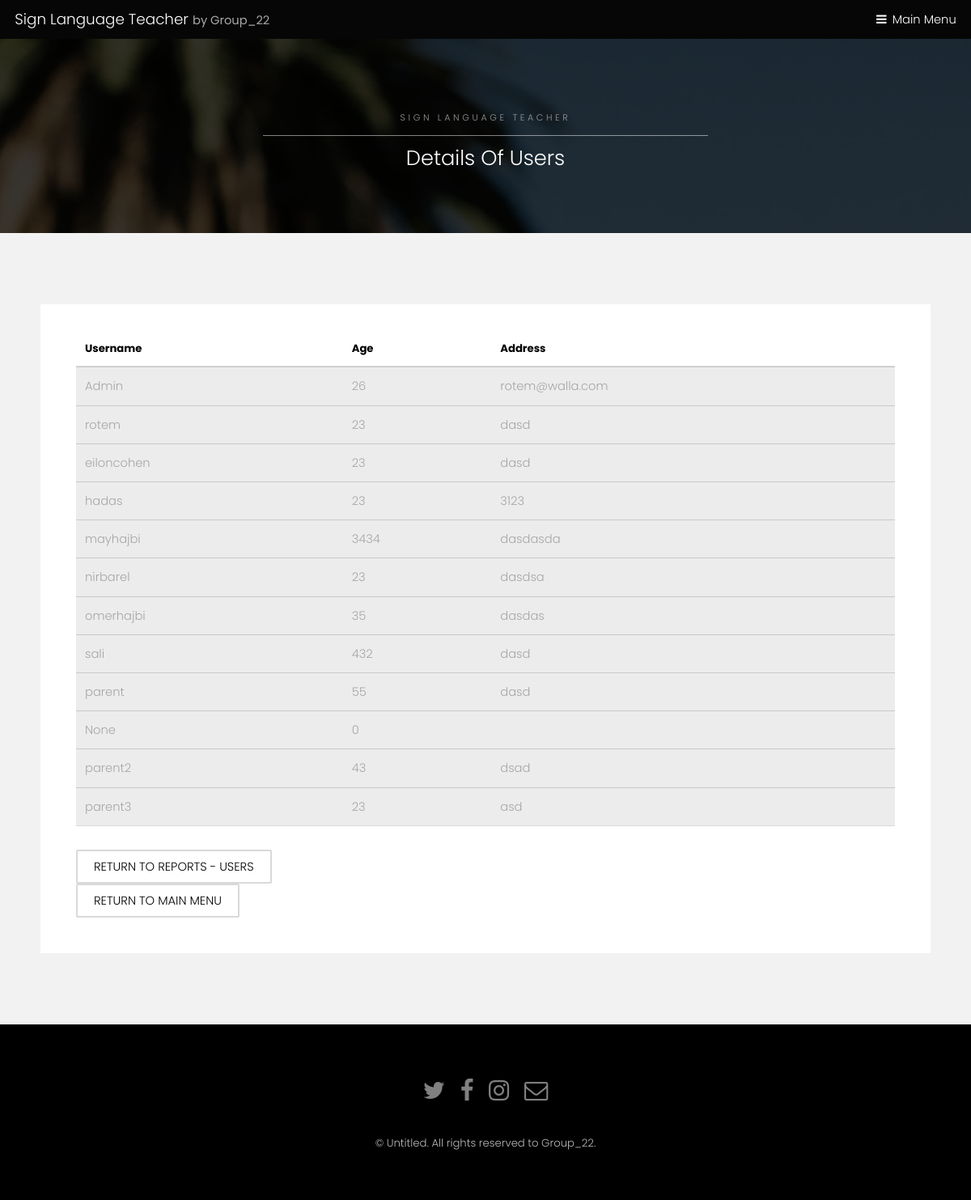
Screenshot of /sign-language-teacher/report-menu/details-of-users with the database file from the repository.
### registration/models.py (models this page shows, shortened)
class UserProfile(models.Model):
    TYPES = (('parent', 'parent'), ('student', 'student'))
    user = models.OneToOneField(User, related_name='profile', on_delete=models.CASCADE, blank=True, null=True)
    son = models.ForeignKey(User, on_delete=models.SET_NULL, blank=True, null=True, related_name='son')
    address = models.CharField(max_length=100, default='')
    age = models.IntegerField(default=0)
    points = models.IntegerField(default=0)
    type = models.CharField(max_length=10, choices=TYPES, default='student')
    is_admin = models.BooleanField(default=False)
    suspention_time = models.DateTimeField(auto_now_add=True)
    total_minutes = models.FloatField(default=0)
    last_login = models.DateTimeField(default=datetime(2000, 1, 1))
    rank = models.IntegerField(default=0)
    level = models.IntegerField(default=1)

### registration/views.py (the view)
# urls.py: path('report-menu/details-of-users', views.reports_users, name='details-of-users'),
def reports_users(request):
    user = request.user
    user_profile = UserProfile.objects.all()
    user_list = list(user_profile)
    return render(request, 'registration/details-of-users.html', {'user': user_profile, 'user_list': user_list})

### registration/templates/registration/details-of-users.html (shortened to what this page needs)
{% extends 'registration/SubPage.html' %}
{% block title %}
<h2>Details Of Users</h2>
{% endblock %}
{% block data %}
<div class="table-wrapper">
    <table>
        <thead>
        <tr>
            <th>Username</th>
            <th>Age</th>
            <th>Address</th>
        </tr>
        </thead>
        {% for f in user_list %}
        <tbody>
        <tr>
            <td>{{f.user}}</td>
            <td>{{f.age}}</td>
            <td>{{f.address}}</td>
        </tr>
        </tbody>
        {% endfor %}
    </table>
</div>
  {% if up.type == 'student' %}
  <a href="{% url 'registration:reports-menu-users' %}"class="button alt">Return to reports - users</a><br>
{% else %}
    <a href="{% url 'registration:reports-menu-users' %}"class="button alt">Return to reports - users</a><br>
{% endif %}
<a href="{% url 'registration:index' %}"class="button alt">Return to main menu</a><br>
{% endblock %}

### registration/static/registration/sitestyle/assets/css/main.css (style rules this page uses)
html, body, div, span, applet, object, iframe, h1, h2, h3, h4, h5, h6, p, blockquote, pre, a, abbr, acronym, address, big, cite, code, del, dfn, em, img, ins, kbd, q, s, samp, small, strike, strong, sub, sup, tt, var, b, u, i, center, dl, dt, dd, ol, ul, li, fieldset, form, label, legend, table, caption, tbody, tfoot, thead, tr, th, td, article, aside, canvas, details, embed, figure, figcaption, footer, header, hgroup, menu, nav, output, ruby, section, summary, time, mark, audio, video { margin: 0; padding: 0; border: 0; font-size: 100%; font: inherit; vertical-align: baseline; }
body { line-height: 1; }
table { border-collapse: collapse; border-spacing: 0; }
body { -webkit-text-size-adjust: none; }
*, *:before, *:after { -moz-box-sizing: border-box; -webkit-box-sizing: border-box; box-sizing: border-box; }
body { -ms-overflow-style: scrollbar; }
body { background: #fff; }
html { font-size: 13pt; }
@media screen and (max-width: 1680px) { html { font-size: 11pt; } }
@media screen and (max-width: 1280px) { html { font-size: 11pt; } }
body { background-color: #fff; color: #444; }
body, input, select, textarea { font-family: "Poppins", sans-serif; font-weight: 300; font-size: 1rem; line-height: 1.65; }
a { text-decoration: underline; }
h1, h2, h3, h4, h5, h6 { font-weight: 300; line-height: 1.5; margin: 0 0 1rem 0; }
h2 { font-size: 1.75rem; }
a { color: #8a4680; }
h1, h2, h3, h4, h5, h6 { color: #555; }
input[type="submit"], input[type="reset"], input[type="button"], button, .button { -moz-appearance: none; -webkit-appearance: none; -ms-appearance: none; appearance: none; -moz-transition: background-color 0.2s ease-in-out, color 0.2s ease-in-out; -webkit-transition: background-color 0.2s ease-in-out, color 0.2s ease-in-out; -ms-transition: background-color 0.2s ease-in-out, color 0.2s ease-in-out; transition: background-color 0.2s ease-in-out, color 0.2s ease-in-out; border-radius: 2px; border: 0; cursor: pointer; display: inline-block; font-weight: 300; height: 2.85rem; line-height: 2.95rem; padding: 0 1.5rem; text-align: center; text-decoration: none; text-transform: uppercase; white-space: nowrap; }
input[type="submit"], input[type="reset"], input[type="button"], button, .button { background-color: #f2f2f2; color: #000 !important; }
input[type="submit"].alt, input[type="reset"].alt, input[type="button"].alt, button.alt, .button.alt { background-color: transparent; box-shadow: inset 0 0 0 2px rgba(144, 144, 144, 0.25); color: #555 !important; }
.table-wrapper { -webkit-overflow-scrolling: touch; overflow-x: auto; }
table { margin: 0 0 2rem 0; width: 100%; }
table tbody tr { border: solid 1px; border-left: 0; border-right: 0; }
table td { padding: 0.75rem 0.75rem; }
table th { font-size: 0.9rem; font-weight: 700; padding: 0 0.75rem 0.75rem 0.75rem; text-align: left; }
table thead { border-bottom: solid 2px; }
table tbody tr { border-color: rgba(144, 144, 144, 0.25); }
table tbody tr:nth-child(2n + 1) { background-color: rgba(144, 144, 144, 0.075); }
table th { color: #555; }
table thead { border-bottom-color: rgba(144, 144, 144, 0.25); }
.wrapper.style2 a { color: #8a4680; }
.wrapper.style2 input[type="submit"], .wrapper.style2 input[type="reset"], .wrapper.style2 input[type="button"], .wrapper.style2 button, .wrapper.style2 .button { background-color: #000; color: #f2f2f2 !important; }
.wrapper.style2 input[type="submit"].alt, .wrapper.style2 input[type="reset"].alt, .wrapper.style2 input[type="button"].alt, .wrapper.style2 button.alt, .wrapper.style2 .button.alt { background-color: transparent; box-shadow: inset 0 0 0 2px rgba(0, 0, 0, 0.15); color: #000 !important; }
.wrapper.style2 table tbody tr { border-color: rgba(0, 0, 0, 0.15); }
.wrapper.style2 table tbody tr:nth-child(2n + 1) { background-color: rgba(0, 0, 0, 0.075); }
.wrapper.style2 table th { color: #000; }
.wrapper.style2 table thead { border-bottom-color: rgba(0, 0, 0, 0.15); }
.wrapper.style3 h1, .wrapper.style3 h2, .wrapper.style3 h3, .wrapper.style3 h4, .wrapper.style3 h5, .wrapper.style3 h6 { color: #ffffff; }
body.subpage { padding-top: 3.25em; }

### rows the page displays
UserProfile: user "Admin", age "26", address "rotem@walla.com"
UserProfile: user "rotem", age "23", address "dasd"
UserProfile: user "eiloncohen", age "23", address "dasd"
UserProfile: user "hadas", age "23", address "3123"
UserProfile: user "mayhajbi", age "3434", address "dasdasda"
UserProfile: user "nirbarel", age "23", address "dasdsa"
UserProfile: user "omerhajbi", age "35", address "dasdas"
UserProfile: user "sali", age "432", address "dasd"
UserProfile: user "parent", age "55", address "dasd"
UserProfile: user "None", age "0"
UserProfile: user "parent2", age "43", address "dsad"
UserProfile: user "parent3", age "23", address "asd"
